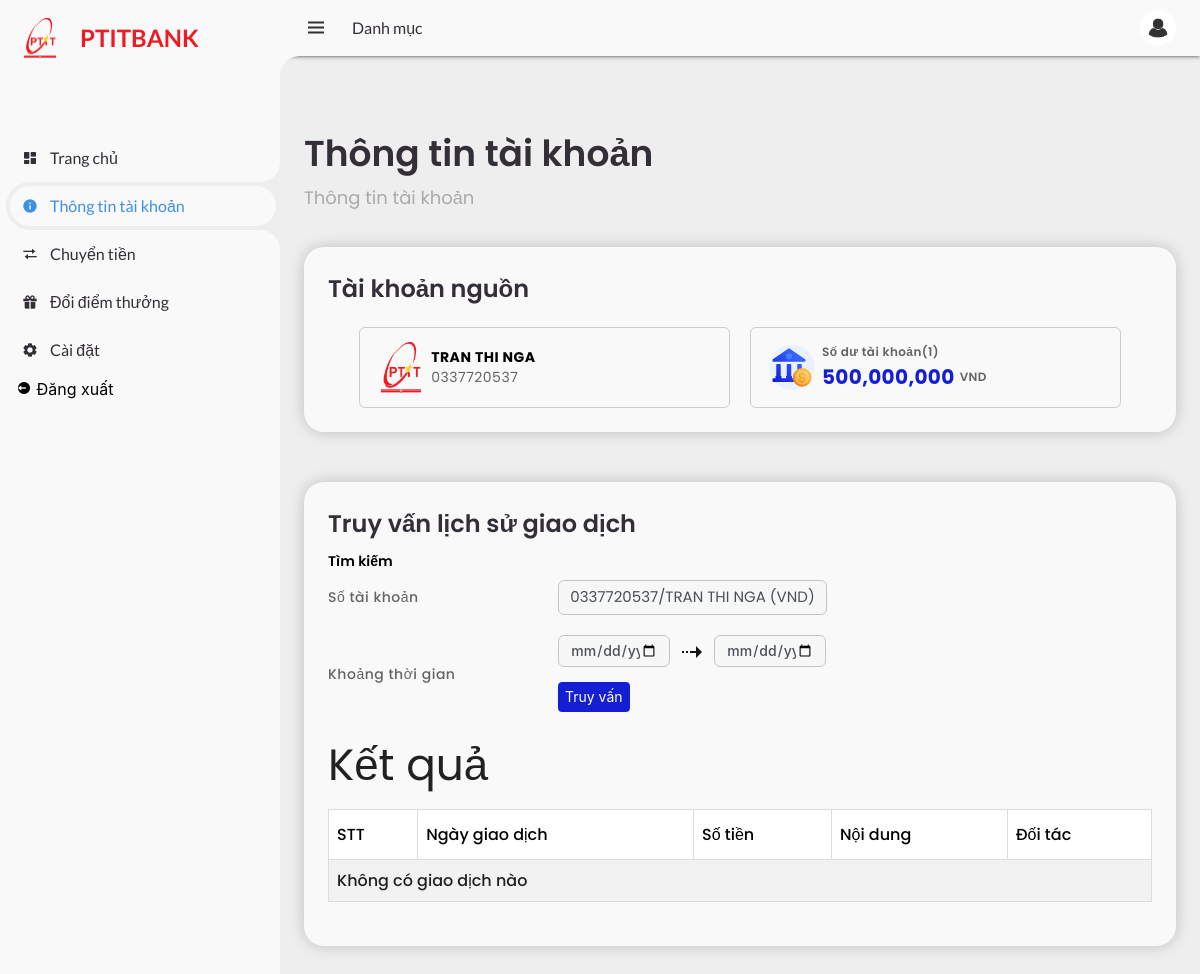
The page /account/profile (signed in) on the database its author committed.
### tables this page shows
CREATE TABLE Customer (CustomerID TEXT PRIMARY KEY, FirstName TEXT NOT NULL, LastName TEXT NOT NULL, DateOfBirth DATE, Role TEXT NOT NULL, Email TEXT UNIQUE, PhoneNumber TEXT, Address TEXT, City TEXT, Country TEXT, Notes TEXT);

CREATE TABLE "Account" (
    AccountID TEXT,
    CustomerID TEXT,
    Username TEXT NOT NULL,
    Password TEXT NOT NULL,
    AccountType TEXT,
    Balance DECIMAL(15, 2),
    DateOpened DATE,
    accountNumber TEXT UNIQUE,
    Status TEXT,
    PinCode TEXT,
    creditScored INTEGER
);

### app/routes/home_route.py (the view)
@home_bp.route("/account/profile")
def profile():
    from app.services.account_service import handle_get_profile, remove_accents
    message, category, account, customer = handle_get_profile()
    if category == "danger":
        flash(message, category)
        return redirect(url_for("auth.login"))
    customer.FirstName = remove_accents(customer.FirstName.upper())
    customer.LastName = remove_accents(customer.LastName.upper())
    return render_template("profile.html", account=account, customer=customer)

### app/services/account_service.py (called while the page is built)
def handle_get_profile():
    account_id = session.get("account_id")
    if not account_id:
        return "Bạn chưa đăng nhập", "danger", None, None
    account = Account.query.filter_by(AccountID=account_id).first()
    if not account:
        return "Tài khoản không tồn tại", "danger", None, None
    customer = Customer.query.filter_by(CustomerID=account.CustomerID).first()
    return "Thông tin tài khoản", "success", account, customer

def remove_accents(input_str):
    nfkd_form = unicodedata.normalize("NFKD", input_str)
    return "".join([c for c in nfkd_form if not unicodedata.combining(c)])

### app/templates/profile.html (shortened to what this page needs)
<!DOCTYPE >
<html lang="en">
  <head>
    <link
      href="https://unpkg.com/boxicons@2.0.9/css/boxicons.min.css"
      rel="stylesheet"
    />
    <link rel="stylesheet" href="../static/css/profile.css" />
    <link
      href="https://cdnjs.cloudflare.com/ajax/libs/materialize/1.0.0/css/materialize.min.css"
      rel="stylesheet"
    />
  </head>
  <body>
    <section id="sidebar">
      <a href="/" class="brand">
        <div class="logo"></div>
        <span class="text">PTITBANK</span>
      </a>
      <ul class="side-menu top">
        <li>
          <a href="/">
            <i class="bx bxs-dashboard"></i>
            <span class="text">Trang chủ</span>
          </a>
        </li>
        <li class="active">
          <a href="/account/profile">
            <i class="bx bxs-info-circle"></i>
            <span class="text">Thông tin tài khoản</span>
          </a>
        </li>
        <li>
          <a href="/account/transfer-money">
            <i class="bx bx-transfer"></i>
            <span class="text">Chuyển tiền</span>
          </a>
        </li>
        <li>
          <a href="/account/credit-score">
            <i class="bx bxs-gift"></i>
            <span class="text">Đổi điểm thưởng</span>
          </a>
        </li>
        <li>
          <a href="/account/settings">
            <i class="bx bxs-cog"></i>
            <span class="text">Cài đặt</span>
          </a>
        </li>
        <form action="{{ url_for('auth.logout') }}" method="POST">
          <li>
            <button type="submit" class="logout">
              <i class="bx bxs-log-out-circle"></i>
              <span class="text">Đăng xuất</span>
            </button>
          </li>
        </form>
      </ul>
    </section>
    <section id="content">
      <nav>
        <i class="bx bx-menu"></i>
        <a href="#" class="nav-link">Danh mục</a>
        <a href="/account/profile" class="profile">
          <img src="../static/images/avatar_user.png" />
        </a>
      </nav>
      <main>
        <div class="head-title">
          <div class="left">
            <h1>Thông tin tài khoản</h1>
            <ul class="breadcrumb">
              <li>
                <a href="#">Thông tin tài khoản</a>
              </li>
            </ul>
          </div>
        </div>
        <ul class="box-info">
          <li>
            <div class="main-account-title">Tài khoản nguồn</div>
            <div class="current-info">
              <div class="current-info-item main-account">
                <div class="left-content"></div>
                <div class="right-content">
                  <div class="fullname">
                    {{customer.FirstName+" "+customer.LastName}}
                  </div>
                  <div class="account-number">{{account.accountNumber}}</div>
                </div>
              </div>
              <div class="current-info-item total-value">
                <div class="left-content"></div>
                <div class="right-content">
                  <div class="up-content">Số dư tài khoản(1)</div>
                  <div class="down-content">
                    <div class="balance">
                      {{'{:,.0f}'.format(account.Balance)}}
                    </div>
                    <div class="currency">VND</div>
                  </div>
                </div>
              </div>
            </div>
          </li>
        </ul>
        <div class="transaction-query">
          <div class="title">Truy vấn lịch sử giao dịch</div>
          <div class="search-title">Tìm kiếm</div>
          <div class="account-number-wrapper">
            <div class="account-number-text">Số tài khoản</div>
            <div class="account-number-detail">
              {{account.accountNumber}}/{{customer.FirstName + " " +
              customer.LastName}} (VND)
            </div>
          </div>
          <div class="time-wrapper">
            <div class="time-text">Khoảng thời gian</div>
            <form action="{{ url_for('home.get_transaction') }}" method="post">
              <div class="time-detail">
                <div class="time-start">
                  <input cla type="date" name="start_date" required />
                </div>
                <div class="arrow-icon"></div>
                <div class="time-end">
                  <input type="date" name="end_date" required />
                </div>
              </div>
              <button
                type="submit"
                class="query"
                style="margin-top: 15px; margin-right: 15px"
              >
                Truy vấn
              </button>
            </form>
          </div>
          <div class="query-result">
            <h3>Kết quả</h3>
            <table class="query-result-table">
              <tr>
                <th>STT</th>
                <th>Ngày giao dịch</th>
                <th>Số tiền</th>
                <th>Nội dung</th>
                <th>Đối tác</th>
              </tr>
              {% if transactions %} {% for item in transactions.items %} {% set
              transaction = item[0] %} {% set sender_first_name = item[1] %} {%
              set sender_last_name = item[2] %} {% set recipient_first_name =
              item[3] %} {% set recipient_last_name = item[4] %} {% set
              recipient_account_number = item[5] %} {% set sender_account_number
              = item[6] %} {% set recipient_account_number = item[7] %} {% set
              transaction_type = item[8] %}
              <tr>
                <td>{{ loop.index }}</td>
                <td>{{ transaction.TransactionDate.strftime('%d/%m/%Y') }}</td>
                <td>
                  {% if transaction_type == 'incoming' %}
                  <span style="color: green"
                    >+{{ '{:,.0f}'.format(transaction.Amount) }} VNĐ</span
                  >
                  {% else %}
                  <span style="color: red"
                    >-{{ '{:,.0f}'.format(transaction.Amount) }} VNĐ</span
                  >
                  {% endif %}
                </td>
                <td>{{ transaction.Description }}</td>
                <td>
                  {% if transaction_type == 'incoming' %} {{ sender_first_name
                  }} {{ sender_last_name }} - {{ sender_account_number }} {%
                  else %} {{ recipient_first_name }} {{ recipient_last_name }} -
                  {{ recipient_account_number }} {% endif %}
                </td>
              </tr>
              {% endfor %} {% else %}
              <tr>
                <td colspan="5">Không có giao dịch nào</td>
              </tr>
              {% endif %}
            </table>
          </div>
        </div>
      </main>
    </section>
  </body>
</html>

### rows shown on the page
Customer: FirstName+LastName "TRAN THI NGA"
Account: accountNumber "0337720537", Balance "500,000,000"
